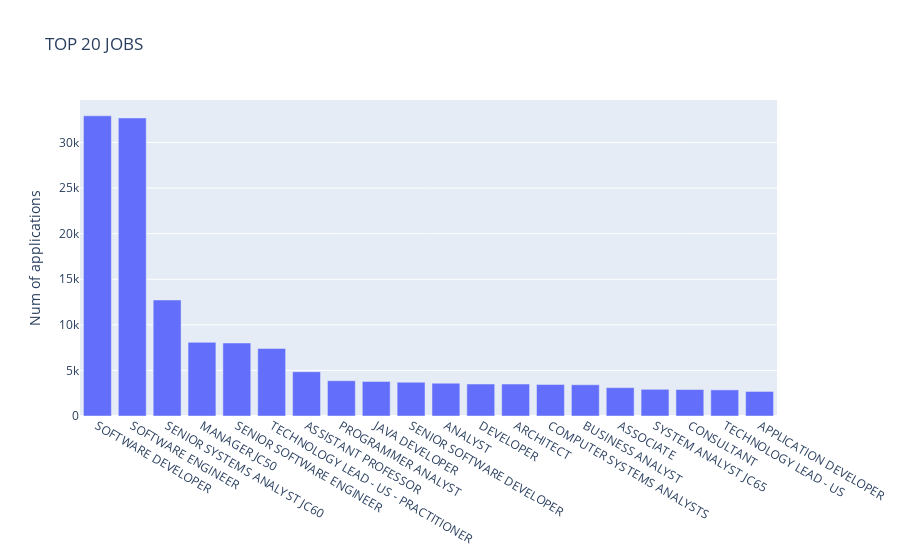

Notebook code cell kept with this figure:
### Code cell
t1 = go.Bar(x=dfjob.JOB_TITLE.values,y=dfjob.countvar.values,name='jobtitle')
layout = go.Layout(dict(title= "TOP 20 JOBS",yaxis=dict(title="Num of applications")))
data = [t1]
fig =go.Figure(data,layout)
iplot(fig)

### Figure 1 — Plotly figure (JSON) as saved in the notebook; plotly's stock layout.template omitted (floating-point values rounded to 4 significant figures)
{"data": [{"name": "jobtitle", "type": "bar", "x": ["SOFTWARE DEVELOPER", "SOFTWARE ENGINEER", "SENIOR SYSTEMS ANALYST JC60", "MANAGER JC50", "SENIOR SOFTWARE ENGINEER", "TECHNOLOGY LEAD - US - PRACTITIONER", "ASSISTANT PROFESSOR", "PROGRAMMER ANALYST", "JAVA DEVELOPER", "SENIOR SOFTWARE DEVELOPER", "ANALYST", "DEVELOPER", "ARCHITECT", "COMPUTER SYSTEMS ANALYSTS", "BUSINESS ANALYST", "ASSOCIATE", "SYSTEM ANALYST JC65", "CONSULTANT", "TECHNOLOGY LEAD - US", "APPLICATION DEVELOPER"], "y": [32936, 32702, 12730, 8081, 8008, 7409, 4854, 3871, 3788, 3705, 3599, 3509, 3508, 3459, 3430, 3113, 2929, 2903, 2865, 2695]}], "layout": {"title": {"text": "TOP 20 JOBS"}, "yaxis": {"title": {"text": "Num of applications"}}}}
